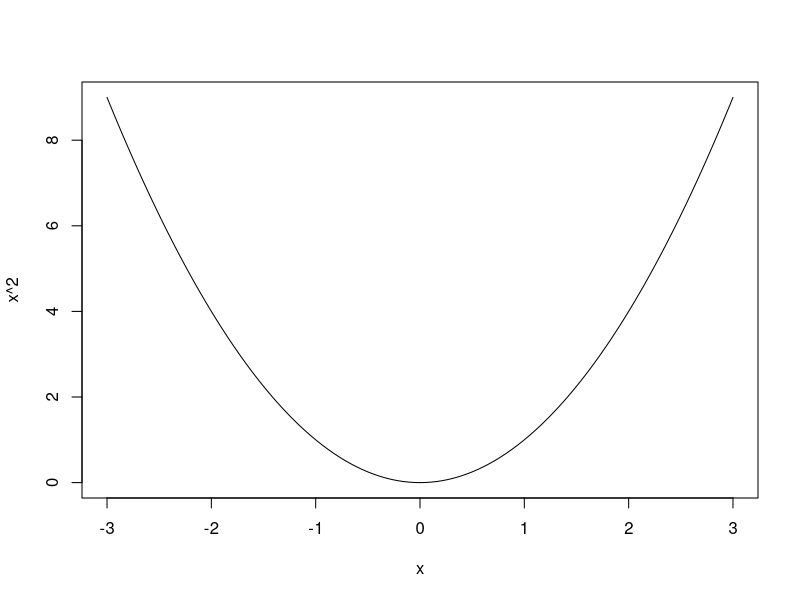
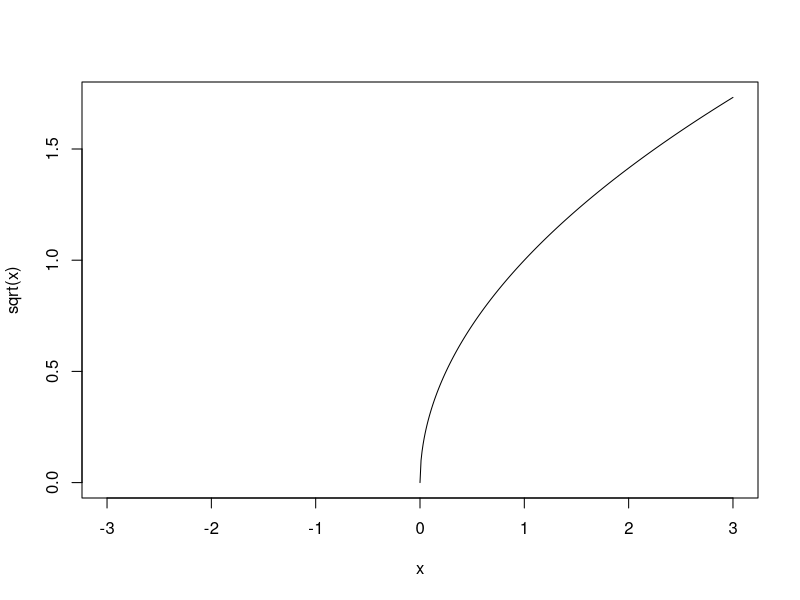
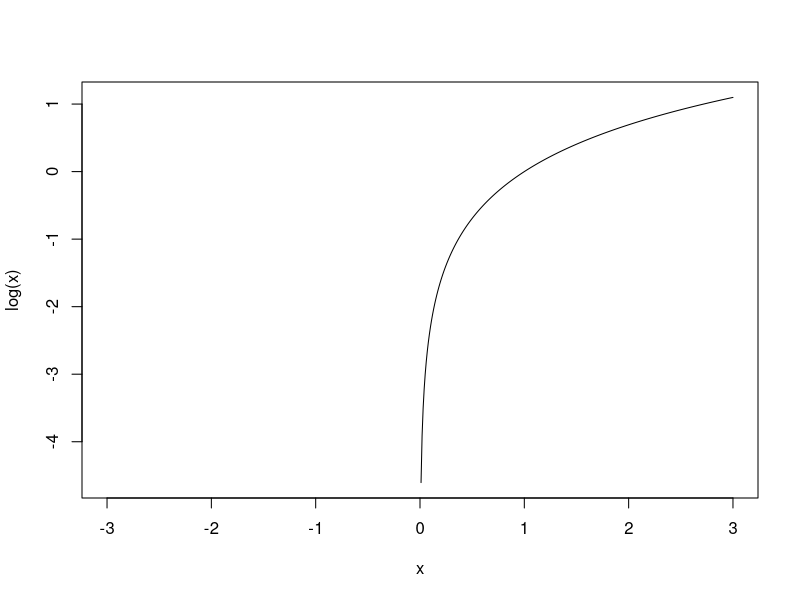
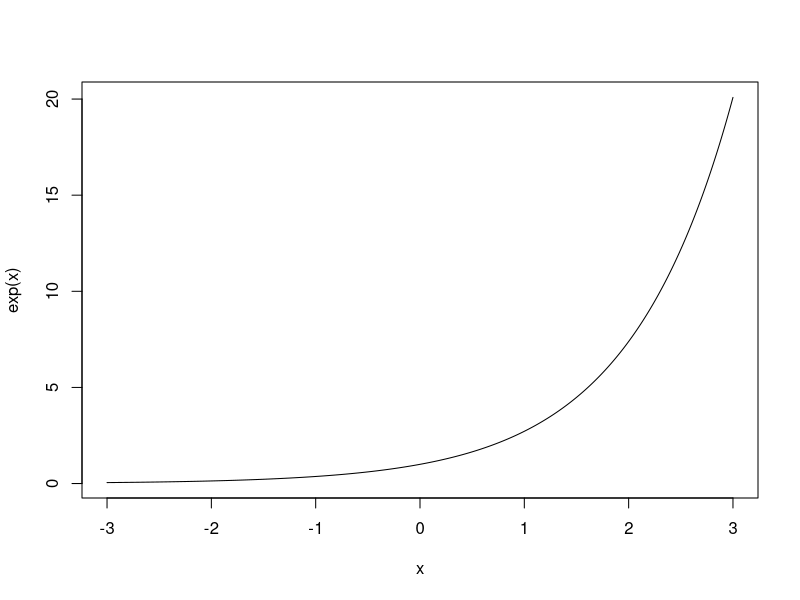
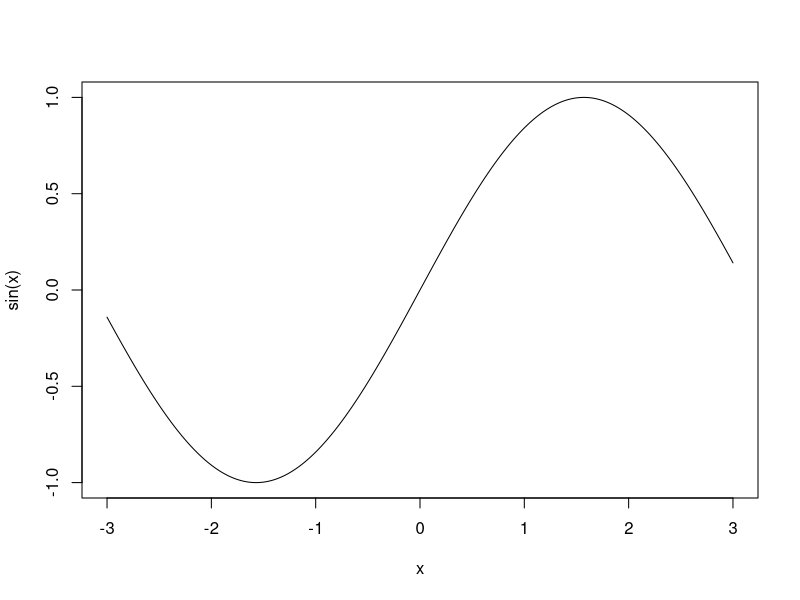

Reproduce these figures in R, in order.
## ---- chunk 1
knitr::opts_chunk$set(echo = TRUE)
## ---- chunk 2
x <- seq(-3,3,0.01)
plot(x,x^2, type = "l")
## ---- chunk 3
plot(x,sqrt(x), type = "l")
## ---- chunk 4
plot(x,log(x), type = "l")
## ---- chunk 5
plot(x,exp(x), type = "l")
## ---- chunk 6
plot(x,sin(x), type = "l")
